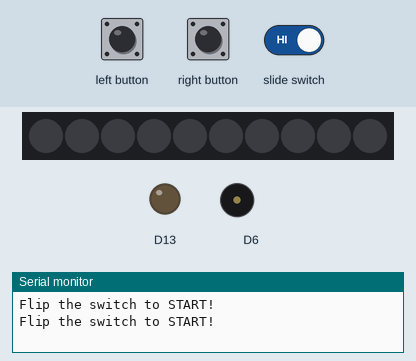
Simulated run of this sketch. Board: Adafruit Circuit Playground Express. On the bench: 10 RGB LEDs in strip order, left to right, output pins drawn as LEDs (lit = HIGH), buzzer (waves = sounding), the last lines printed to the serial monitor. Inputs (shaded band) come from the test bench. Dim RGB values are drawn brighter than linear; random numbers use the default seed unless the sketch sets one.

Above: at 1.2 s.
1.3 s: slide switch set LOW
At 1.65 s:
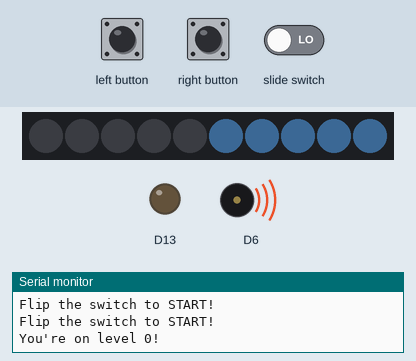
At 2.6 s:
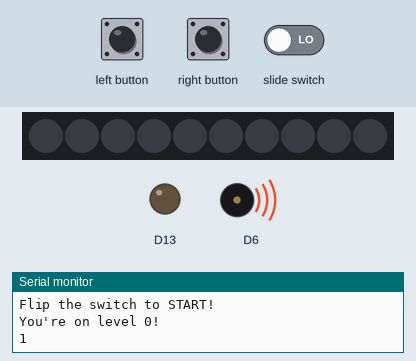
4.3 s: left button pressed for 3.2 s
At 5.1 s:
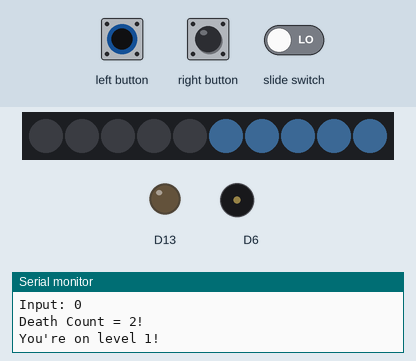
9.9 s: right button pressed for 1 s
13.9 s: slide switch set HIGH
Timing chart, 0 to 17.6 s (numbered marks = the images above; inputs shaded):
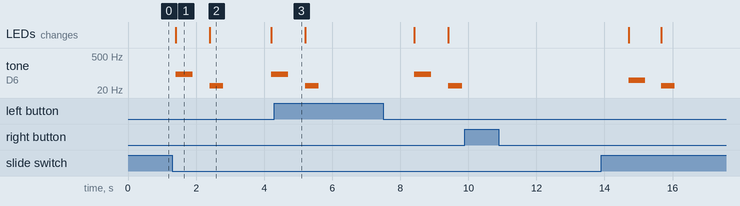

Measured:
- after the input at 1.3 s, tone on D6: plays 90 Hz for 0.50 s, 30 Hz for 0.40 s, 90 Hz for 0.09 s, starting after 0.10 s; the LEDs: change after 0.10 s (image 1)
- what the display in image 1 shows lasts 1.0 s, from 1.4 s to 2.4 s
- what the display in image 2 shows lasts 1.8 s, from 2.4 s to 4.2 s

The sketch:

Final_Project2.ino
```cpp
#include <Adafruit_CircuitPlayground.h>
#include <AsyncDelay.h>

int buttons[10] = {0,0,0,0,0,0,0,0,0,0}; //store the pattern
int pattern[10] = {0,0,0,0,0,0,0,0,0,0}; //store the pattern
int sideColor;
int level = 0;

int slidePin = 7;
int slideFlag = 0;
int delaySpeed = 500;
int buttonA = 0;
int buttonB = 0;
int storePattern = 0;

void setup() {
  Serial.begin(9600);
  CircuitPlayground.begin();
  attachInterrupt(digitalPinToInterrupt(slidePin), slideISR, CHANGE);
  //attachInterrupt(digitalPinToInterrupt(buttonBPin), buttonISR, RISING);
}

void loop() {
  Serial.println("Flip the switch to START!");
  int deathCount = 3;
  level = 0;
  while (slideFlag && (deathCount >= 0)) { //slide is on
    Serial.print("You're on level ");
    Serial.print(level);
    Serial.println("!");

    sideColor = random (2); //picks what side the lights will turn on
    colorBlink(sideColor); //plays out blink pattern

    //making random numbers so that buttons and side colors can match
    Serial.println(sideColor);
    if (sideColor == 1){
      pattern[level] = 5;
    } else if (sideColor == 0){
      pattern[level] = 4;
    }

    //signal that they can press the button
    CircuitPlayground.playTone(30, 200);
    CircuitPlayground.playTone(30, 200);
    //gives time to check button presses
    //delay(delaySpeed*5);

    //need to store NEW INPUT && CRETE NEW ARRAY
    for (int i = 0; pattern[i] != 0; i++){
      delay(500);
      Serial.println("Press Button");
      buttonA = CircuitPlayground.rightButton(); //returns a 1 or 0
      delay(200);
      if (buttonA){
        storePattern = 5;
        Serial.println("Right button pressed");
      }
      buttonB = CircuitPlayground.leftButton(); //returns a 1 or 0
      delay(200);
      if (buttonB){
        storePattern = 4;
        Serial.println("Left button pressed");
      }
      delay(500);
      buttons[i] = storePattern;
      Serial.println("Button Press End");
    }

    //delay(delaySpeed*((level+1)*5)); //player has to press button within this specific time frame for it to gather input

    //then compare pattern adn button array
    for (int i = 0; pattern[i] != 0; i++){
      Serial.print("Print Pattern: ");
      Serial.println(pattern[i]);

      Serial.print("Input: ");
      Serial.println(buttons[i]);

      if (pattern[i] != buttons[i]){
        deathCount--;
      }
    }
    Serial.print("Death Count = ");
    Serial.print(deathCount);
    Serial.println("!");
    level++;
    if (level % 3 == 0){
      delaySpeed -= 25;
    }
  }

  if (deathCount <= 0) {
    Serial.println("Fin.");
    Serial.println("Final level reached: ");
    Serial.print(level);
    Serial.println("Flip the switch to START!");
    //end game
    slideISR(); //requires you to turn on teh game again
  }
  delay(700);
}

void slideISR() {
  //want the switch to turn on
  slideFlag = !slideFlag;
}

// void buttonISR() {
//   buttonFlag = 0;
// }

// 1 == rightA, 0 == leftB
void colorBlink(int side) {
  if (side % 2 == 0) { //even & left
    for (int i = 0; i < 5; i++) {
      CircuitPlayground.setPixelColor(i, 255, 102, 255); //pink
    }
    CircuitPlayground.playTone(50, delaySpeed);
    delay(delaySpeed);
    for (int i = 0; i < 5; i++) {
      CircuitPlayground.setPixelColor(i, 0, 0, 0);
    }
  } else { //odd & right
    for (int i = 10; i >= 5; i--) {
      CircuitPlayground.setPixelColor(i, 102, 178, 255); //blue
    }
    CircuitPlayground.playTone(90, delaySpeed);
    delay (delaySpeed);
    for (int i = 10; i >= 5; i--) {
      CircuitPlayground.setPixelColor(i, 0, 0, 0);
    }
  }
}
```
